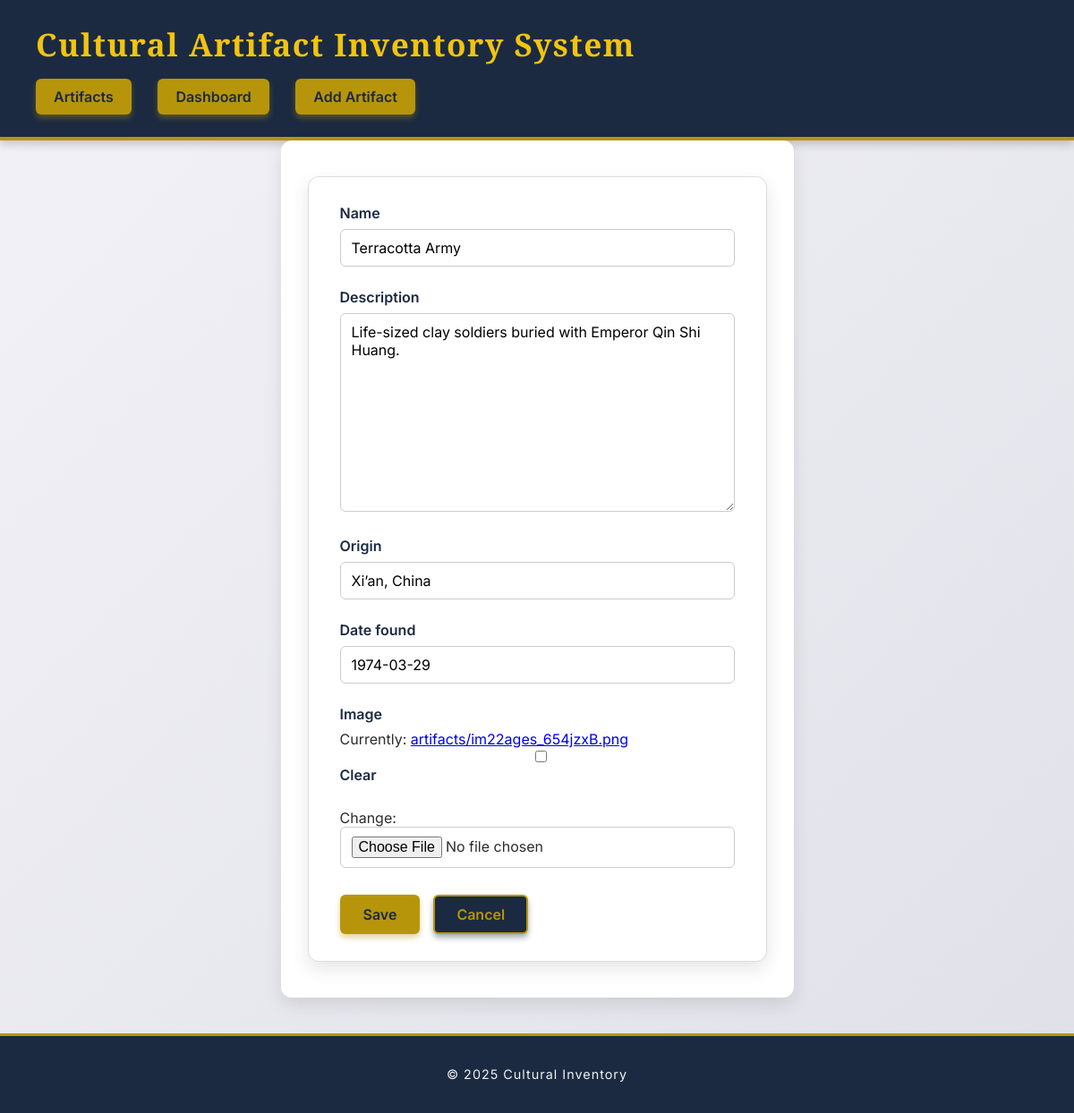
The page /edit/7/ on the database its author committed.
### artifacts/models.py (models this page shows, shortened)
class Artifact(models.Model):
    name = models.CharField(max_length=100)
    description = models.TextField()
    origin = models.CharField(max_length=100)
    date_found = models.DateField(default=date.today)
    image = models.ImageField(upload_to='artifacts/', blank=True, null=True)

### artifacts/views.py (the view)
# urls.py: path('edit/<int:pk>/', views.artifact_update, name='artifact_update'),
def artifact_update(request, pk):
    artifact = get_object_or_404(Artifact, pk=pk)
    if request.method == 'POST':
        form = ArtifactForm(request.POST, request.FILES, instance=artifact)
        if form.is_valid():
            form.save()
            return redirect('artifact_list')
    else:
        form = ArtifactForm(instance=artifact)
    return render(request, 'artifacts/artifact_form.html', {'form': form})

### artifacts/forms.py
class ArtifactForm(forms.ModelForm):
    class Meta:
        model = Artifact
        fields = ['name', 'description', 'origin', 'date_found', 'image']

### artifacts/templates/artifacts/artifact_form.html (shortened to what this page needs)
{% extends 'artifacts/base.html' %}
{% block content %}
<form method="post" enctype="multipart/form-data" class="artifact-form">
  {% for field in form %}
    <div class="form-group">
      <label for="{{ field.id_for_label }}">{{ field.label }}</label>
      {{ field }}
    </div>
  {% endfor %}
  <div class="form-actions">
    <button type="submit" class="btn btn-primary">Save</button>
    <a href="{% url 'artifact_list' %}" class="btn btn-secondary">Cancel</a>
  </div>
</form>
{% endblock %}

### artifacts/templates/artifacts/base.html (style rules this page uses)
*, *::before, *::after { box-sizing: border-box; }
body { font-family: 'Inter', sans-serif; margin: 0; padding: 0; background: linear-gradient(135deg, #f3f2f8 0%, #e0e0e8 100%); color: #2c2c2c; min-height: 100vh; display: flex; flex-direction: column; }
.btn { display: inline-block; background-color: #b7950b; color: #1b2a41; font-weight: 600; font-size: 1rem; padding: 10px 22px; border: 2px solid transparent; border-radius: 6px; cursor: pointer; transition: background-color 0.3s ease, color 0.3s ease, border-color 0.3s ease; text-decoration: none; user-select: none; box-shadow: 0 4px 6px rgba(183,149,11,0.4); }

### artifacts/templates/artifacts/artifact_form.html (style rules this page uses)
.artifact-form { background-color: #ffffff; padding: 30px 35px; border-radius: 12px; border: 1px solid #ddd; max-width: 600px; margin: 0 auto; box-shadow: 0 8px 20px rgba(0,0,0,0.1); font-family: 'Inter', sans-serif; }
.form-group { margin-bottom: 24px; }
.form-group label { font-weight: 600; display: block; margin-bottom: 8px; color: #1b2a41; }
.artifact-form input, .artifact-form select, .artifact-form textarea { width: 100%; padding: 10px 12px; border: 1.5px solid #ccc; border-radius: 6px; font-size: 1rem; font-family: inherit; transition: border-color 0.3s ease; }
.form-actions { margin-top: 30px; display: flex; justify-content: flex-start; align-items: center; }
.btn { display: inline-block; font-weight: 600; font-size: 1rem; padding: 10px 24px; border-radius: 6px; text-decoration: none; transition: background-color 0.3s ease, color 0.3s ease, border-color 0.3s ease, box-shadow 0.3s ease; cursor: pointer; user-select: none; border: 2px solid transparent; font-family: 'Inter', sans-serif; background-color: #b7950b; color: #1b2a41; box-shadow: 0 4px 6px rgba(183,149,11,0.4); }
.btn-secondary { margin-left: 15px; background-color: #1b2a41; color: #b7950b; border-color: #b7950b; box-shadow: 0 4px 6px rgba(27,42,65,0.4); }

### rows shown on the page
Artifact: form "Terracotta Army" "Life-sized clay soldiers buried with Emperor Qin Shi Huang." "Xi’an, China" "1974-03-29"

### other values the page prints
{{ field.label }} "Name" "Description" "Origin" "Date found" "Image"
